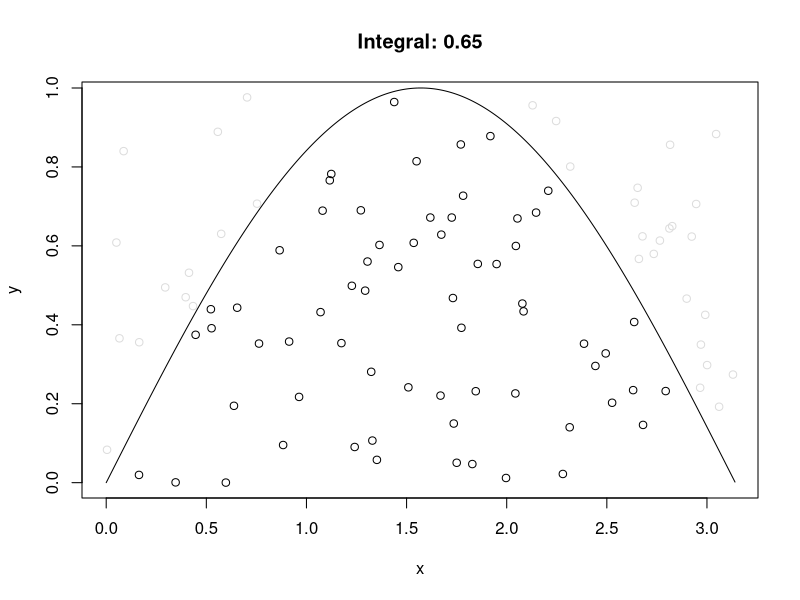
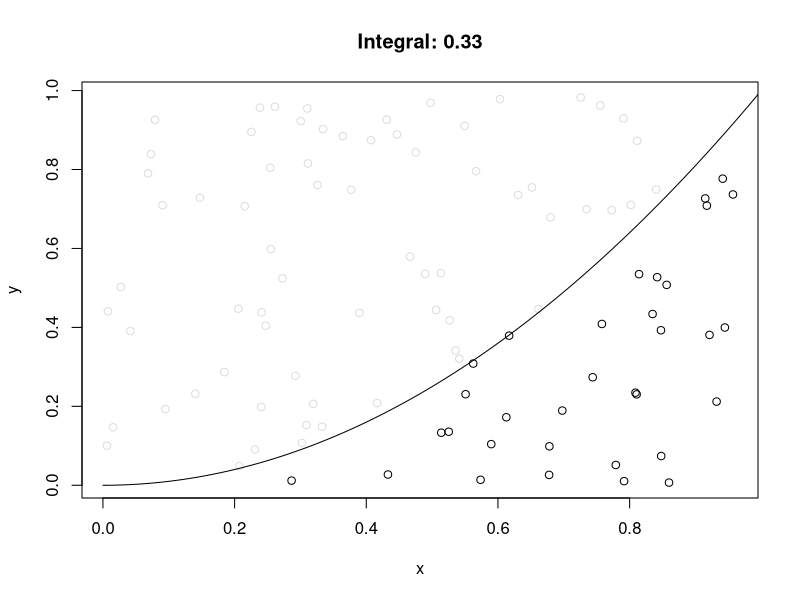
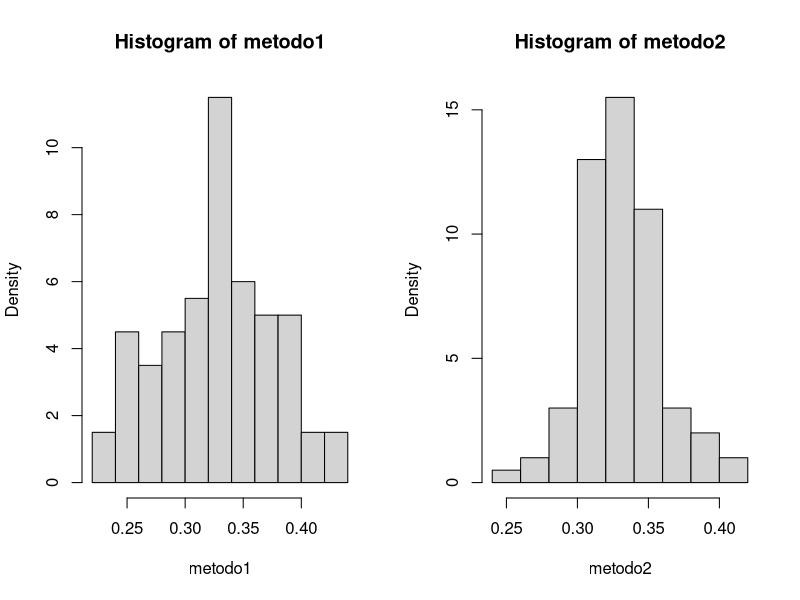

R code for these plots, in order:

# Semana 3 - Simulacion de montecarlo

montecarlo <- function(f, n=10000,xlim=c(0,1), ylim=c(0,1), plt=F) {
  # Integra la funcion f en el intervalo xlim usando el metodo de 
  # montecarlo, calculando la proporcion de puntos generados debajo
  # de la curva.
  #
  # f: Funcion a integrar
  # n: Numero de pares uniformes a generar
  # xlim: Intervalo donde integrar la funcion
  # ylim: Rango de funciones a integrar, para ser optimo deberia ser
  #       (min(f), max(f)) en el intervalo de integracion.
  # Devuelve un vector con:
  #    - La integral aproximada como la razon de puntos debajo de la curva
  #    - Puntos x generados
  #    - Puntos y generados
  #    - Array con indices de los puntos aceptados
  
  x = runif(n, xlim[1], xlim[2])
  y = runif(n, ylim[1], ylim[2])

  # Calculamos los puntos donde 
  values <- sapply(x,f)
  z <- ((values >= y))
  integral <- length(z[z == TRUE])/n
  
  if(plt) {
    colores <- rep("gainsboro", n)
    colores[z == T] = "black"
    
    plot(x,y,col=colores, main=paste("Integral:", integral))
    xfit = seq(xlim[1], xlim[2],0.01)
    lines(xfit, sapply(xfit, f))
  }
  
  return (integral)
  
}

# Segundo metodo de integracion

integra <- function(g, n=1000, xlim=c(0,1), rf=runif, df=dunif) {
  # Calcula la integral de g como E[g(X)/f(X)]
  # teniendo X la funcion de densidad f
  # Args:
  #      g:  Funcion a integrar
  #      n:  Numero de muestras aleatorias a generar
  #      xlim: Intervalo de integracion
  #      rf: Funcion para generar muestras de X
  #      pf: Funcion de densidad de X
  
  muestras <- rf(n)
  h <- function(x) g(x)/df(x)
  
  values <- sapply(muestras, h)
  
  return (mean(values))
}

n <- 100
par(mfrow=c(1,1))
# Integral de sin(x)
res <- montecarlo(sin,n,xlim=c(0,pi),plt=T)  

# Integral de x^2
f <- function(x) x**2 
print(montecarlo(f,n,plt=T)) # Metodo 1
print(integra(f,n)) # Metodo 2


# Comparamos la variabilidad de cada uno de los 2 metodos
k <- 100 # Numero de simulaciones de la integral

metodo1 <- replicate(k, montecarlo(f,n))
metodo2 <- replicate(k, integra(f,n))

par(mfrow=c(1,2))
hist(metodo1, prob=T)
hist(metodo2, prob=T)

